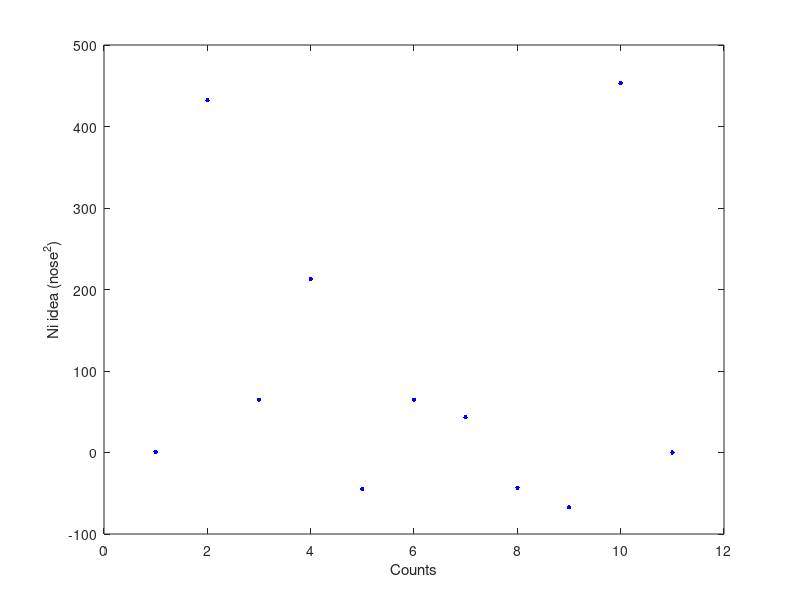

Recreate this plot in MATLAB. (Note: this script raises an error after producing the figure.)
%%%%%%%%%%%%%%%%%%%%%%%%%%%%%%%%%%%%%%%%%%%%%%%%%%%%%%%%%%%%%%%%%%%%%%%%%%%
%
% Javier Martinez Amaya, javier.martinez-amaya@uv.es 
% https://www.aiforoceans.org/
% ISP, MALOC
%
% Description: PROGRAMA GIT tutorial 2
% 
% 2021
%%%%%%%%%%%%%%%%%%%%%%%%%%%%%%%%%%%%%%%%%%%%%%%%%%%%%%%%%%%%%%%%%%%%%%%%%%%
y=[1 432 65 213 -45 65 43 -43 -67 453 0];
x=[1 2 3 4 5 6 7 8 9 10 11];

% Important figure showing results obtained above
figure
plot(x,y,'.b','MarkerSize',10)
xlabel('Counts'), ylabel('Ni idea (nose^2)')

% Non sense functions I found today
why()
figure
spy

% Explain what I did
disp('1. Showed results')
disp('2. Answer stupid question')
disp('3. Showed an interesting dog')